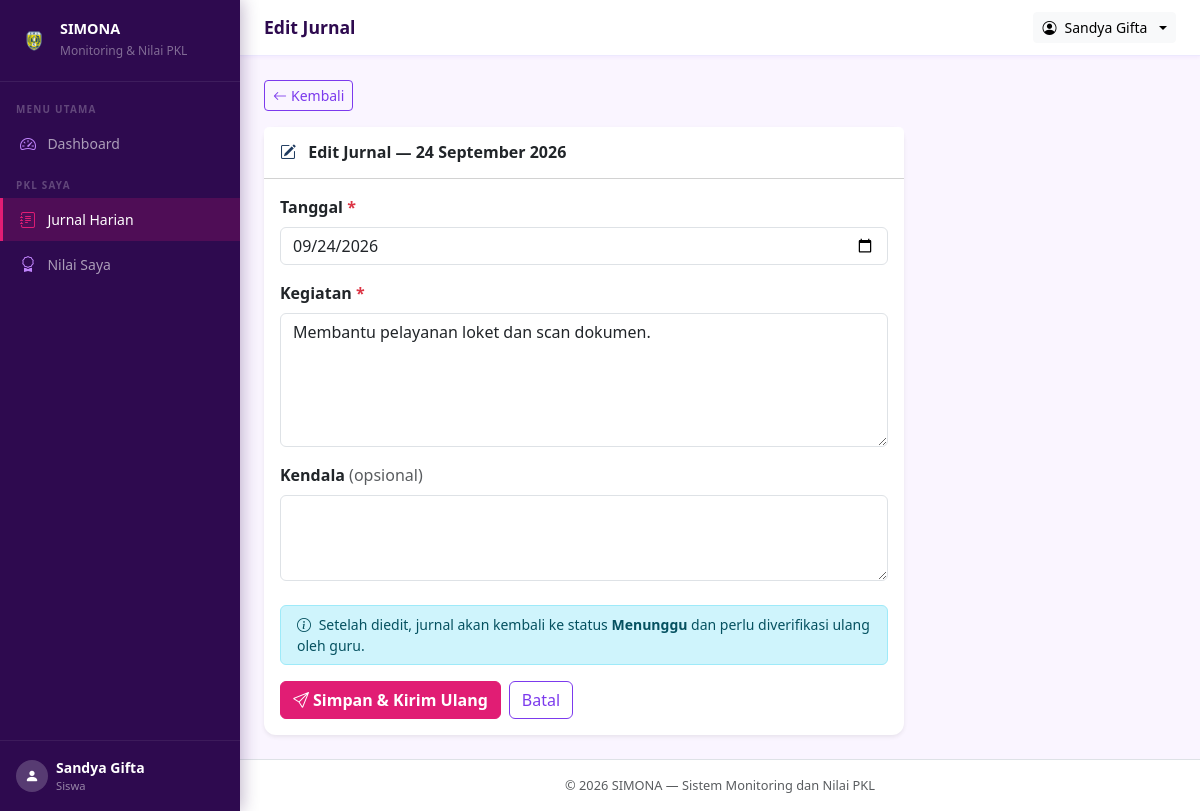
The app's page /siswa/jurnal/edit.php?id=1 (signed in) with its own data.
### tables this page shows
CREATE TABLE IF NOT EXISTS `jurnal_harian` (
  `id`                INT UNSIGNED  NOT NULL AUTO_INCREMENT,
  `siswa_id`          INT UNSIGNED  NOT NULL,
  `tanggal`           DATE          NOT NULL,
  `kegiatan`          TEXT          NOT NULL,
  `kendala`           TEXT          DEFAULT NULL COMMENT 'Boleh kosong',
  `status_verifikasi` ENUM('menunggu','diverifikasi','ditolak')
                      NOT NULL DEFAULT 'menunggu',
  `catatan_admin`     TEXT          DEFAULT NULL COMMENT 'Catatan guru saat verifikasi',
  `created_at`        TIMESTAMP     NOT NULL DEFAULT CURRENT_TIMESTAMP,
  `updated_at`        TIMESTAMP     NOT NULL DEFAULT CURRENT_TIMESTAMP
                      ON UPDATE CURRENT_TIMESTAMP,
  PRIMARY KEY (`id`),
   
  UNIQUE KEY `uq_siswa_tanggal` (`siswa_id`, `tanggal`),
  KEY `idx_status`  (`status_verifikasi`),
  KEY `idx_tanggal` (`tanggal`),
  CONSTRAINT `fk_jurnal_siswa`
    FOREIGN KEY (`siswa_id`)
    REFERENCES `siswa`(`id`)
    ON DELETE CASCADE
);

### includes/functions.php (called while the page is built, shortened)
<?php
function e(string $string): string
{
    return htmlspecialchars($string, ENT_QUOTES, 'UTF-8');
}
function format_tanggal(string $tanggal): string
{
    $bulan = [
        1  => 'Januari',  2  => 'Februari', 3  => 'Maret',
        4  => 'April',    5  => 'Mei',       6  => 'Juni',
        7  => 'Juli',     8  => 'Agustus',   9  => 'September',
        10 => 'Oktober',  11 => 'November',  12 => 'Desember',
    ];
    $ts = strtotime($tanggal);
    return date('j', $ts) . ' ' . $bulan[(int)date('n', $ts)] . ' ' . date('Y', $ts);
}

### siswa/jurnal/edit.php (the view, shortened to what this page needs)
<?php
require_once __DIR__ . '/../../includes/functions.php';
$db       = get_db();
$user     = current_user();
$siswa_id = $user['siswa_id'];
$id       = (int)($_GET['id'] ?? 0);
$stmt = $db->prepare("
    SELECT * FROM jurnal_harian
    WHERE id = ? AND siswa_id = ?
");
$stmt->execute([$id, $siswa_id]);
$jurnal = $stmt->fetch();
$input  = $jurnal;
require_once __DIR__ . '/../../includes/header.php';
?>
<div class="mb-3">
  <a href="<?= APP_URL ?>/siswa/jurnal/index.php" class="btn btn-sm btn-outline-secondary">
    <i class="bi bi-arrow-left me-1"></i>Kembali
  </a>
</div>
<div class="card border-0 shadow-sm" style="max-width:640px">
  <div class="card-header bg-white py-3">
    <h6 class="mb-0 fw-bold">
      <i class="bi bi-pencil-square me-2" style="color:#1e3a5f"></i>
      Edit Jurnal — <?= format_tanggal($jurnal['tanggal']) ?>
    </h6>
  </div>
  <div class="card-body">
    <form method="POST" novalidate>
      <div class="mb-3">
        <label class="form-label fw-semibold">Tanggal <span class="text-danger">*</span></label>
        <input type="date" name="tanggal" class="form-control"
               value="<?= e($input['tanggal']) ?>"
               max="<?= date('Y-m-d') ?>"
               required>
      </div>
      <div class="mb-3">
        <label class="form-label fw-semibold">Kegiatan <span class="text-danger">*</span></label>
        <textarea name="kegiatan" class="form-control" rows="5"
                  required><?= e($input['kegiatan']) ?></textarea>
      </div>
      <div class="mb-4">
        <label class="form-label fw-semibold">
          Kendala <span class="text-muted fw-normal">(opsional)</span>
        </label>
        <textarea name="kendala" class="form-control" rows="3"><?= e($input['kendala'] ?? '') ?></textarea>
      </div>
      <div class="alert alert-info py-2 small">
        <i class="bi bi-info-circle me-1"></i>
        Setelah diedit, jurnal akan kembali ke status <strong>Menunggu</strong> dan perlu diverifikasi ulang oleh guru.
      </div>
      <div class="d-flex gap-2 mt-3">
        <button type="submit" class="btn btn-primary">
          <i class="bi bi-send me-1"></i>Simpan & Kirim Ulang
        </button>
        <a href="<?= APP_URL ?>/siswa/jurnal/index.php" class="btn btn-outline-secondary">Batal</a>
      </div>
    </form>
  </div>
</div>
<?php require_once __DIR__ . '/../../includes/footer.php'; ?>

### includes/header.php (style rules this page uses)
:root { --sidebar-width: 240px; --primary: #2E0A4F; --accent: #E11D74; --accent-soft: #7C3AED; --accent-light: rgba(225,29,116,0.1); --accent-soft-light: rgba(124,58,237,0.1); }
body { background: #FAF5FF; font-family: 'Segoe UI', sans-serif; }
.btn-primary { background: var(--accent) !important; border-color: var(--accent) !important; color: #fff !important; font-weight: 600 !important; }
.btn-outline-secondary { color: var(--accent-soft) !important; border-color: var(--accent-soft) !important; }
a { color: var(--accent-soft); }
.card { border-radius: 12px !important; }

### records on screen
jurnal_harian: tanggal "24 September 2026", tanggal "09/24/2026", kegiatan "Membantu pelayanan loket dan scan dokumen."

### other values on screen
$user['nama'] "Sandya Gifta"
$page_title "Edit Jurnal"
